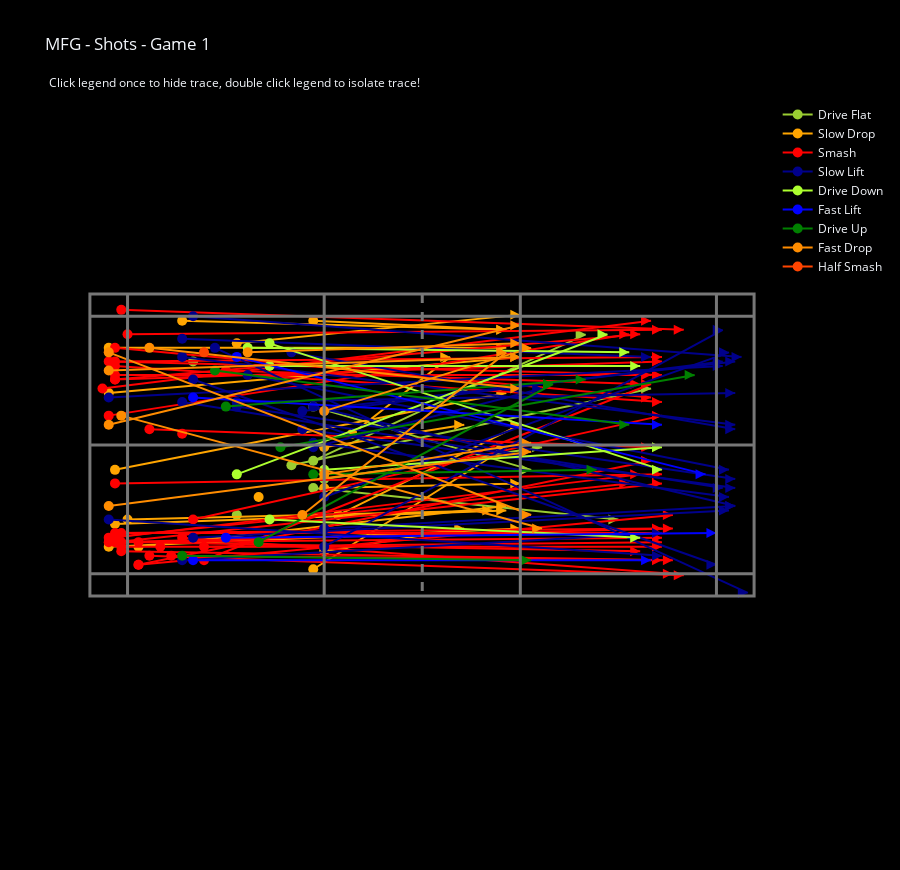

Notebook code for this chart:
### Code cell
# plot shots
fig = go.Figure()

# draw badminton court
draw_plotly_court(fig, show_title=True, labelticks=False, show_axis=False,
                  glayer='above', bg_color='black', margins=200)

shots = shots_team_1_player_0

for shot_type in shots['Event'].unique(): # add trace for every shot type
    
    shots_by_type = shots.loc[shots['Event'] == shot_type]
    
    # convert coordinates
    origin_x = list(map(map_values_x, shots_by_type['X']))
    destination_x = list(map(map_values_x, shots_by_type['X2']))
    origin_y = list(map(map_values_y, shots_by_type['Y']))
    destination_y = list(map(map_values_y, shots_by_type['Y2']))
    
    x = []
    y = []
    symbol = []
    
    for i in range(len(shots_by_type)):
        x.append(origin_x[i])
        x.append(destination_x[i])
        x.append(None)
        y.append(origin_y[i])
        y.append(destination_y[i])
        y.append(None)
        symbol.append('circle')
        symbol.append('arrow-right')
        symbol.append('arrow-right')
        
    
    color = assign_color_by_shot_type(shots_by_type['Event'])[0]
    
    fig.add_trace(go.Scatter(
        x=x,
        y=y,
        mode='markers+lines',
        marker=dict(
            color=color,
            size=10,
            symbol=symbol
        ),
        # text=shots_by_type['Event'],
        name=shot_type,
        # visible='legendonly'
    ))

# Add figure title
fig.update_layout(
    showlegend=True,
    legend=dict(
        itemclick='toggle',
        itemdoubleclick='toggleothers'
    ),
    title_text= shots['Player'].iloc[0] 
                + " - Shots - Game 1" 
                + "<br><br> <sup>Click legend once to hide trace, double click legend to isolate trace!</sup>"
)

fig.show()

### Figure 1 — Plotly figure (JSON) as saved in the notebook; plotly's stock layout.template omitted (floating-point values rounded to 4 significant figures)
{"data": [{"marker": {"color": "yellowgreen", "size": 10, "symbol": ["circle", "arrow-right", "arrow-right", "circle", "arrow-right", "arrow-right", "circle", "arrow-right", "arrow-right", "circle", "arrow-right", "arrow-right", "circle", "arrow-right", "arrow-right", "circle", "arrow-right", "arrow-right", "circle", "arrow-right", "arrow-right"]}, "mode": "markers+lines", "name": "Drive Flat", "type": "scatter", "x": [4730, 9130, null, 4509.0, 10010, null, 2966.0, null, null, 4509.0, 8910, null, 4068.0, 11330, null, 2083.0, null, null, 4509.0, 10670, null], "y": [3734.0, 3096.0, null, 3369.0, 814.9, null, 4464.0, null, null, 2275.0, 3552.0, null, 3461.0, 1910.0, null, 1362.0, null, null, 3917.0, 4555.0, null]}, {"marker": {"color": "orange", "size": 10, "symbol": ["circle", "arrow-right", "arrow-right", "circle", "arrow-right", "arrow-right", "circle", "arrow-right", "arrow-right", "circle", "arrow-right", "arrow-right", "circle", "arrow-right", "arrow-right", "circle", "arrow-right", "arrow-right", "circle", "arrow-right", "arrow-right", "circle", "arrow-right", "arrow-right", "circle", "arrow-right", "arrow-right", "circle", "arrow-right", "arrow-right", "circle", "arrow-right", "arrow-right", "circle", "arrow-right", "arrow-right", "circle", "arrow-right", "arrow-right", "circle", "arrow-right", "arrow-right", "circle", "arrow-right", "arrow-right", "circle", "arrow-right", "arrow-right", "circle", "arrow-right", "arrow-right"]}, "mode": "markers+lines", "name": "Slow Drop", "type": "scatter", "x": [1863.0, 8407.0, null, 4509.0, 8407.0, null, 4730, 7559.0, null, 4509.0, 8407.0, null, 3407.0, null, null, 380, 8690, null, 506.7, 8407.0, null, 506.7, 8407.0, null, 2966.0, 8690, null, 760, 8124.0, null, 5296.0, 7276.0, null, 380, 8407.0, null, 380, 8690, null, 980.6, 8407.0, null, 4730, 7559.0, null, 5013.0, 8690, null, 4730, 8690, null], "y": [541.2, 723.7, null, 541.2, 723.7, null, 5194.0, 4738.0, null, 5559.0, 3096.0, null, 4099.0, null, null, 2001.0, 1271.0, null, 4646.0, 4373.0, null, 3552.0, 2001.0, null, 997.4, 417.9, null, 4555.0, 4373.0, null, 2822.0, 1271.0, null, 1089.0, 1089.0, null, 5103.0, 4738.0, null, 5103.0, 4282.0, null, 3096.0, 2639.0, null, 4464.0, 2639.0, null, 3917.0, 3825.0, null]}, {"marker": {"color": "red", "size": 10, "symbol": ["circle", "arrow-right", "arrow-right", "circle", "arrow-right", "arrow-right", "circle", "arrow-right", "arrow-right", "circle", "arrow-right", "arrow-right", "circle", "arrow-right", "arrow-right", "circle", "arrow-right", "arrow-right", "circle", "arrow-right", "arrow-right", "circle", "arrow-right", "arrow-right", "circle", "arrow-right", "arrow-right", "circle", "arrow-right", "arrow-right", "circle", "arrow-right", "arrow-right", "circle", "arrow-right", "arrow-right", "circle", "arrow-right", "arrow-right", "circle", "arrow-right", "arrow-right", "circle", "arrow-right", "arrow-right", "circle", "arrow-right", "arrow-right", "circle", "arrow-right", "arrow-right", "circle", "arrow-right", "arrow-right", "circle", "arrow-right", "arrow-right", "circle", "arrow-right", "arrow-right", "circle", "arrow-right", "arrow-right", "circle", "arrow-right", "arrow-right", "circle", "arrow-right", "arrow-right", "circle", "arrow-right", "arrow-right", "circle", "arrow-right", "arrow-right", "circle", "arrow-right", "arrow-right", "circle", "arrow-right", "arrow-right", "circle", "arrow-right", "arrow-right", "circle", "arrow-right", "arrow-right", "circle", "arrow-right", "arrow-right", "circle", "arrow-right", "arrow-right", "circle", "arrow-right", "arrow-right", "circle", "arrow-right", "arrow-right", "circle", "arrow-right", "arrow-right"]}, "mode": "markers+lines", "name": "Smash", "type": "scatter", "x": [980.6, 11770, null, 2304.0, 11330, null, 1863.0, 11770, null, 980.6, 11330, null, 380, 11770, null, 380, 10890, null, 980.6, 11110, null, 506.7, 11110, null, 253.3, 11330, null, 506.7, 11550, null, 2745, 11110, null, 1642.0, 11550, null, 506.7, 11110, null, 1422.0, null, null, 506.7, 11330, null, 633.3, 11550, null, 506.7, 11330, null, 380, 11550, null, 633.3, 11770, null, 506.7, 11550, null, 506.7, 11550, null, 2304.0, 11550, null, 1863.0, null, null, 2083.0, 11550, null, 506.7, 11550, null, 633.3, 11550, null, 760, 11550, null, 506.7, 11550, null, 380, 10890, null, 1201.0, 11990, null, 633.3, 11550, null, 506.7, 11550, null, 1201.0, 11330, null, 633.3, 11990, null], "y": [5468.0, 4464.0, null, 5376.0, 1818.0, null, 4920.0, 5650, null, 5468.0, 3369.0, null, 5011.0, 4738.0, null, 4920.0, 3825.0, null, 5011.0, 5194.0, null, 4920.0, 3643.0, null, 1910.0, 541.2, null, 4829.0, 4738.0, null, 1545.0, 1818.0, null, 5285.0, 5376.0, null, 1727.0, 814.9, null, 5103.0, null, null, 1089.0, 2092.0, null, 5011.0, 4920.0, null, 1636.0, 1636.0, null, 1362.0, 1636.0, null, 5194.0, 5376.0, null, 1454.0, 2183.0, null, 1727.0, 1362.0, null, 5103.0, 5011.0, null, 2822.0, null, null, 4555.0, 2457.0, null, 5011.0, 3825.0, null, 5103.0, 5103.0, null, 814.9, 723.7, null, 1362.0, 1271.0, null, 2457.0, 814.9, null, 5285.0, 5682.0, null, 4829.0, 4829.0, null, 3825.0, 3643.0, null, 2731.0, 3096.0, null, 321.4, 723.7, null]}, {"marker": {"color": "darkblue", "size": 10, "symbol": ["circle", "arrow-right", "arrow-right", "circle", "arrow-right", "arrow-right", "circle", "arrow-right", "arrow-right", "circle", "arrow-right", "arrow-right", "circle", "arrow-right", "arrow-right", "circle", "arrow-right", "arrow-right", "circle", "arrow-right", "arrow-right", "circle", "arrow-right", "arrow-right", "circle", "arrow-right", "arrow-right", "circle", "arrow-right", "arrow-right", "circle", "arrow-right", "arrow-right", "circle", "arrow-right", "arrow-right", "circle", "arrow-right", "arrow-right", "circle", "arrow-right", "arrow-right", "circle", "arrow-right", "arrow-right", "circle", "arrow-right", "arrow-right", "circle", "arrow-right", "arrow-right", "circle", "arrow-right", "arrow-right", "circle", "arrow-right", "arrow-right", "circle", "arrow-right", "arrow-right", "circle", "arrow-right", "arrow-right", "circle", "arrow-right", "arrow-right", "circle", "arrow-right", "arrow-right"]}, "mode": "markers+lines", "name": "Slow Lift", "type": "scatter", "x": [380, 12780.0, null, 3186.0, 12900.0, null, 4289.0, 13030, null, 4509.0, 13030, null, 4730, 12780.0, null, 2083.0, 13160.0, null, 2524.0, 13280.0, null, 2966.0, 13030, null, 4289.0, 13030, null, 4068.0, 13030, null, 2966.0, 13030, null, 4509.0, 9130, null, 4509.0, 12900.0, null, 2083.0, 12650, null, 380, 11550, null, 4730, 12780.0, null, 4730, 13030, null, 4730, 12900.0, null, 1863.0, 13030, null, 1863.0, 11550, null, 2083.0, 12900.0, null, 1863.0, 11330, null, 1863.0, 12780.0, null], "y": [2092.0, 1454.0, null, 1636.0, 3552.0, null, 2731.0, 3917.0, null, 2275.0, 4282.0, null, 2366.0, 1362.0, null, 450, 1271.0, null, 1089.0, 6036.0, null, 2183.0, 2001.0, null, 2366.0, 1362.0, null, 1180.0, 2731.0, null, 2275.0, 3734.0, null, 3096.0, 1910.0, null, 3004.0, 4099.0, null, 1727.0, 5468.0, null, 4555.0, 5285.0, null, 5103.0, 723.7, null, 4738.0, 4282.0, null, 4099.0, 1180.0, null, 1271.0, 2639.0, null, 5376.0, 4829.0, null, 4920.0, 4373.0, null, 906.1, 1271.0, null, 2183.0, 3917.0, null]}, {"marker": {"color": "greenyellow", "size": 10, "symbol": ["circle", "arrow-right", "arrow-right", "circle", "arrow-right", "arrow-right", "circle", "arrow-right", "arrow-right", "circle", "arrow-right", "arrow-right", "circle", "arrow-right", "arrow-right", "circle", "arrow-right", "arrow-right"]}, "mode": "markers+lines", "name": "Drive Down", "type": "scatter", "x": [3186.0, 10890, null, 3627.0, 11110, null, 3627.0, 11110, null, 3627.0, 11550, null, 2966.0, 10450, null, 4730, 11550, null], "y": [1089.0, 1180.0, null, 4555.0, 4920.0, null, 1454.0, 1454.0, null, 997.4, 3552.0, null, 3643.0, 814.9, null, 3552.0, 3096.0, null]}, {"marker": {"color": "blue", "size": 10, "symbol": ["circle", "arrow-right", "arrow-right", "circle", "arrow-right", "arrow-right", "circle", "arrow-right", "arrow-right", "circle", "arrow-right", "arrow-right"]}, "mode": "markers+lines", "name": "Fast Lift", "type": "scatter", "x": [2966.0, 12430, null, 2083.0, 11550, null, 2083.0, 11330, null, 2745, 12650, null], "y": [1271.0, 3643.0, null, 2092.0, 2639.0, null, 5376.0, 5376.0, null, 4920.0, 4829.0, null]}, {"marker": {"color": "green", "size": 10, "symbol": ["circle", "arrow-right", "arrow-right", "circle", "arrow-right", "arrow-right", "circle", "arrow-right", "arrow-right", "circle", "arrow-right", "arrow-right", "circle", "arrow-right", "arrow-right", "circle", "arrow-right", "arrow-right"]}, "mode": "markers+lines", "name": "Drive Up", "type": "scatter", "x": [3848.0, 12210, null, 3407.0, 9350, null, 4509.0, 10230, null, 2524.0, 10890, null, 1863.0, 8910, null, 2745, 10010, null], "y": [3096.0, 1636.0, null, 5011.0, 1818.0, null, 3643.0, 3552.0, null, 1545.0, 2639.0, null, 5285.0, 5376.0, null, 2275.0, 1727.0, null]}, {"marker": {"color": "darkorange", "size": 10, "symbol": ["circle", "arrow-right", "arrow-right", "circle", "arrow-right", "arrow-right", "circle", "arrow-right", "arrow-right", "circle", "arrow-right", "arrow-right", "circle", "arrow-right", "arrow-right", "circle", "arrow-right", "arrow-right", "circle", "arrow-right", "arrow-right", "circle", "arrow-right", "arrow-right", "circle", "arrow-right", "arrow-right", "circle", "arrow-right", "arrow-right"]}, "mode": "markers+lines", "name": "Fast Drop", "type": "scatter", "x": [633.3, 9130, null, 380, 8910, null, 380, 8910, null, 3186.0, 8690, null, 4289.0, 8407.0, null, 1201.0, 8690, null, 380, 8690, null, 4730, 8910, null, 4730, 8910, null, 380, 8690, null], "y": [2457.0, 4738.0, null, 1180.0, 4464.0, null, 4282.0, 3187.0, null, 1180.0, 997.4, null, 4464.0, 1180.0, null, 1089.0, 1910.0, null, 1545.0, 1271.0, null, 2366.0, 1089.0, null, 3643.0, 3004.0, null, 2639.0, 632.5, null]}, {"marker": {"color": "orangered", "size": 10, "symbol": ["circle", "arrow-right", "arrow-right"]}, "mode": "markers+lines", "name": "Half Smash", "type": "scatter", "x": [2304.0, null, null], "y": [1180.0, null, null]}], "layout": {"height": 870, "legend": {"itemclick": "toggle", "itemdoubleclick": "toggleothers"}, "paper_bgcolor": "black", "plot_bgcolor": "black", "shapes": [{"layer": "above", "line": {"color": "#777777", "width": 3}, "type": "rect", "x0": 0, "x1": 13410, "y0": 6100, "y1": 0}, {"layer": "above", "line": {"color": "#777777", "width": 3}, "type": "line", "x0": 0, "x1": 13410, "y0": 450, "y1": 450}, {"layer": "above", "line": {"color": "#777777", "width": 3}, "type": "line", "x0": 0, "x1": 13410, "y0": 5650, "y1": 5650}, {"layer": "above", "line": {"color": "#777777", "width": 3}, "type": "line", "x0": 4730, "x1": 4730, "y0": 0, "y1": 6100}, {"layer": "above", "line": {"color": "#777777", "width": 3}, "type": "line", "x0": 8690, "x1": 8690, "y0": 0, "y1": 6100}, {"layer": "above", "line": {"color": "#777777", "width": 3}, "type": "line", "x0": 760, "x1": 760, "y0": 0, "y1": 6100}, {"layer": "above", "line": {"color": "#777777", "width": 3}, "type": "line", "x0": 12650, "x1": 12650, "y0": 0, "y1": 6100}, {"layer": "above", "line": {"color": "#777777", "width": 3}, "type": "line", "x0": 0, "x1": 4730, "y0": 3050, "y1": 3050}, {"layer": "above", "line": {"color": "#777777", "width": 3}, "type": "line", "x0": 8690, "x1": 13410, "y0": 3050, "y1": 3050}, {"layer": "above", "line": {"color": "#777777", "dash": "dash", "width": 3}, "type": "line", "x0": 6710, "x1": 6710, "y0": 0, "y1": 6100}], "showlegend": true, "title": {"text": "MFG - Shots - Game 1<br><br> <sup>Click legend once to hide trace, double click legend to isolate trace!</sup>"}, "xaxis": {"range": [-200, 13610], "showgrid": false, "showline": false, "showticklabels": false, "ticks": "", "visible": false, "zeroline": false}, "xaxis2": {"range": [6300, -200], "showgrid": false, "showline": false, "showticklabels": false, "ticks": "", "visible": false, "zeroline": false}, "yaxis": {"range": [6300, -200], "scaleanchor": "x", "scaleratio": 1, "showgrid": false, "showline": false, "showticklabels": false, "ticks": "", "visible": false, "zeroline": false}, "yaxis2": {"range": [6300, -200], "scaleanchor": "x2", "showgrid": false, "showline": false, "showticklabels": false, "ticks": "", "visible": false, "zeroline": false}}}
